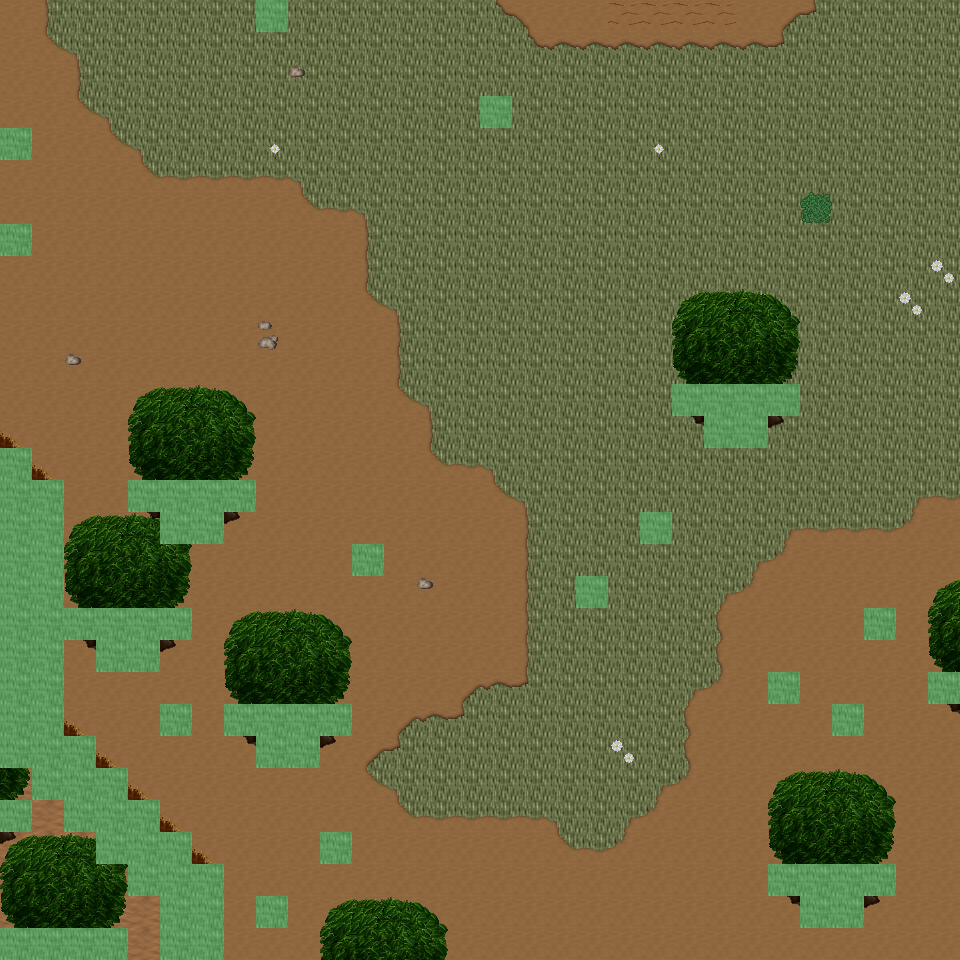

This game map was drawn from its Tiled (.tmx) file and the tilesets committed beside it. A one-line description and the trimmed map source follow:
An orthogonal 30x30 tile map with 32x32 px tiles, 6 tile layers (Ground, Object, Object2, Above, ...), 23 tilesets and 11 objects (11x mapExit).

<map version="1.0" orientation="orthogonal" renderorder="right-down" width="30" height="30" tilewidth="32" tileheight="32" nextobjectid="12">
  <tileset firstgid="1" name="tileset_ground_ground" tilewidth="32" tileheight="32" tilecount="33" columns="3">
    <image source="../drawable/tileset_ground_ground.png" width="96" height="352" />
  </tileset>
  <tileset firstgid="34" name="tileset_ground_ridge_earth_dark" tilewidth="32" tileheight="32" tilecount="96" columns="12">
    <image source="../drawable/tileset_ground_ridge_earth_dark.png" width="384" height="256" />
  </tileset>
  <tileset firstgid="130" name="tileset_plant_flower_daisy_white" tilewidth="32" tileheight="32" tilecount="8" columns="2">
    <image source="../drawable/tileset_plant_flower_daisy_white.png" width="64" height="128" />
  </tileset>
  <tileset firstgid="138" name="tileset_plant_grasses" tilewidth="32" tileheight="32" tilecount="6" columns="3">
    <image source="../drawable/tileset_plant_grasses.png" width="96" height="64" />
  </tileset>
  <tileset firstgid="144" name="tileset_plant_tree_tree_fluffy" tilewidth="32" tileheight="32" tilecount="12" columns="4">
    <image source="../drawable/tileset_plant_tree_tree_fluffy.png" width="128" height="96" />
  </tileset>
  <tileset firstgid="156" name="tileset_plant_bush_bushes" tilewidth="32" tileheight="32" tilecount="10" columns="5">
    <image source="../drawable/tileset_plant_bush_bushes.png" width="160" height="64" />
  </tileset>
  <tileset firstgid="166" name="tileset_logic_portal" tilewidth="32" tileheight="32" tilecount="24" columns="8">
    <image source="../drawable/tileset_logic_portal.png" width="256" height="96" />
  </tileset>
  <tileset firstgid="190" name="tileset_logic_collision" tilewidth="32" tileheight="32" tilecount="1" columns="1">
    <image source="../drawable/tileset_logic_collision.png" width="32" height="32" />
  </tileset>
  <tileset firstgid="191" name="tileset_logic_creature_animal" tilewidth="32" tileheight="32" tilecount="32" columns="8">
    <image source="../drawable/tileset_logic_creature_animal.png" width="256" height="128" />
  </tileset>
  <tileset firstgid="223" name="tileset_ground_dry_grass" tilewidth="32" tileheight="32" tilecount="54" columns="9">
    <image source="../drawable/tileset_ground_dry_grass.png" width="288" height="192" />
  </tileset>
  <tileset firstgid="277" name="tileset_ground_earth_edges" tilewidth="32" tileheight="32" tilecount="18" columns="6">
    <image source="../drawable/tileset_ground_earth_edges.png" width="192" height="96" />
  </tileset>
  <tileset firstgid="295" name="tileset_ground_grass_corners" tilewidth="32" tileheight="32" tilecount="24" columns="6">
    <image source="../drawable/tileset_ground_grass_corners.png" width="192" height="128" />
  </tileset>
  <tileset firstgid="319" name="tileset_plant_tree_evergreen" tilewidth="32" tileheight="32" tilecount="36" columns="3">
    <image source="../drawable/tileset_plant_tree_evergreen.png" width="96" height="384" />
  </tileset>
  <tileset firstgid="355" name="tileset_plant_tree_tree_darkgreen" tilewidth="32" tileheight="32" tilecount="88" columns="8">
    <image source="../drawable/tileset_plant_tree_tree_darkgreen.png" width="256" height="352" />
  </tileset>
  <tileset firstgid="443" name="tileset_building_decoration_rocks" tilewidth="32" tileheight="32" tilecount="6" columns="3">
    <image source="../drawable/tileset_building_decoration_rocks.png" width="96" height="64" />
  </tileset>
  <tileset firstgid="449" name="tileset_plant_stump_stump_pale_brown" tilewidth="32" tileheight="32" tilecount="4" columns="2">
    <image source="../drawable/tileset_plant_stump_stump_pale_brown.png" width="64" height="64" />
  </tileset>
  <tileset firstgid="453" name="tileset_plant_stump_int_small_stump_2" tilewidth="32" tileheight="32" tilecount="1" columns="1">
    <image source="../drawable/tileset_plant_stump_int_small_stump_2.png" width="32" height="32" />
  </tileset>
  <tileset firstgid="454" name="tileset_ground_rock_pebbles" tilewidth="32" tileheight="32" tilecount="3" columns="1">
    <image source="../drawable/tileset_ground_rock_pebbles.png" width="32" height="96" />
  </tileset>
  <tileset firstgid="457" name="tileset_plant_bush_bush_mult_colored" tilewidth="32" tileheight="32" tilecount="6" columns="3">
    <image source="../drawable/tileset_plant_bush_bush_mult_colored.png" width="96" height="64" />
  </tileset>
  <tileset firstgid="463" name="tileset_plant_tree_umbrella_thorn" tilewidth="32" tileheight="32" tilecount="18" columns="6">
    <image source="../drawable/tileset_plant_tree_umbrella_thorn.png" width="192" height="96" />
  </tileset>
  <tileset firstgid="481" name="tileset_logic_item_fruits" tilewidth="32" tileheight="32" tilecount="16" columns="8">
    <image source="../drawable/tileset_logic_item_fruits.png" width="256" height="64" />
  </tileset>
  <tileset firstgid="497" name="tileset_building_house_3" tilewidth="32" tileheight="32" tilecount="48" columns="6">
    <image source="../drawable/tileset_building_house_3.png" width="192" height="256" />
  </tileset>
  <tileset firstgid="545" name="tileset_logic_creature_mutant" tilewidth="32" tileheight="32" tilecount="7" columns="7">
    <image source="../drawable/tileset_logic_creature_mutant.png" width="224" height="32" />
  </tileset>
  <layer name="Ground" width="30" height="30">
    <data>[900 cells, 900 non-empty, 3 distinct tile ids]</data>
  </layer>
  <layer name="Object" width="30" height="30">
    <data>[900 cells, 195 non-empty, 38 distinct tile ids]</data>
  </layer>
  <layer name="Object2" width="30" height="30">
    <data>[900 cells, 0 non-empty, 0 distinct tile ids]</data>
  </layer>
  <layer name="Above" width="30" height="30">
    <data>[900 cells, 98 non-empty, 14 distinct tile ids]</data>
  </layer>
  <layer name="Above2" width="30" height="30">
    <data>[900 cells, 0 non-empty, 0 distinct tile ids]</data>
  </layer>
  <layer name="Walkable" width="30" height="30">
    <data>[900 cells, 85 non-empty, 1 distinct tile ids]</data>
  </layer>
  <objectgroup name="MapEvents">
    <object id="1" name="north" type="mapExit" x="0" y="0" width="256" height="32">
      <properties>
        <property name="map" value="level_0_x155_y25" />
        <property name="x" value="0" />
        <property name="y" value="28" />
      </properties>
    </object>
    <object id="2" name="north2" type="mapExit" x="288" y="0" width="672" height="32">
      <properties>
        <property name="map" value="level_0_x155_y25" />
        <property name="x" value="9" />
        <property name="y" value="28" />
      </properties>
    </object>
    <object id="3" name="south" type="mapExit" x="128" y="928" width="32" height="32">
      <properties>
        <property name="map" value="level_0_x155_y27" />
        <property name="x" value="4" />
        <property name="y" value="1" />
      </properties>
    </object>
    <object id="4" name="south2" type="mapExit" x="224" y="928" width="736" height="32">
      <properties>
        <property name="map" value="level_0_x155_y27" />
        <property name="x" value="7" />
        <property name="y" value="1" />
      </properties>
    </object>
    <object id="5" name="west" type="mapExit" x="0" y="0" width="32" height="128">
      <properties>
        <property name="map" value="level_0_x154_y26" />
        <property name="x" value="28" />
        <property name="y" value="0" />
      </properties>
    </object>
    <object id="6" name="west2" type="mapExit" x="0" y="160" width="32" height="64">
      <properties>
        <property name="map" value="level_0_x154_y26" />
        <property name="x" value="28" />
        <property name="y" value="5" />
      </properties>
    </object>
    </objectgroup>
</map>
<!-- 5 of 11 objects omitted -->
